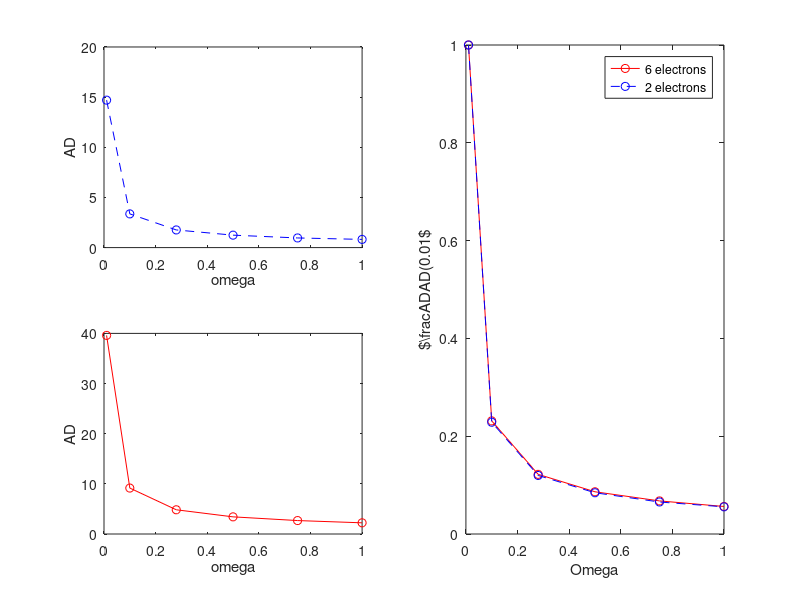

Here is the MATLAB script that generated this plot:
omega = [0.01 0.1 0.28 0.5 0.75 1];
N2 = [14.7 3.36 1.76 1.24 9.62e-1 8.17e-1];

N6 = [39.6 9.16 4.83 3.42 2.68 2.23];

subplot(2,2,1)
plot(omega,N2,'bo--');
xlabel('omega');
ylabel('AD');


subplot(2,2,3)
plot(omega,N6,'ro-');
xlabel('omega');
ylabel('AD')

subplot(1,2,2)
plot(omega,N6/N6(1),'ro-',omega,N2/N2(1),'bo--');
xlabel('Omega');
ylabel('$\frac{AD}{AD(0.01}$')
legend('6 electrons','2 electrons')